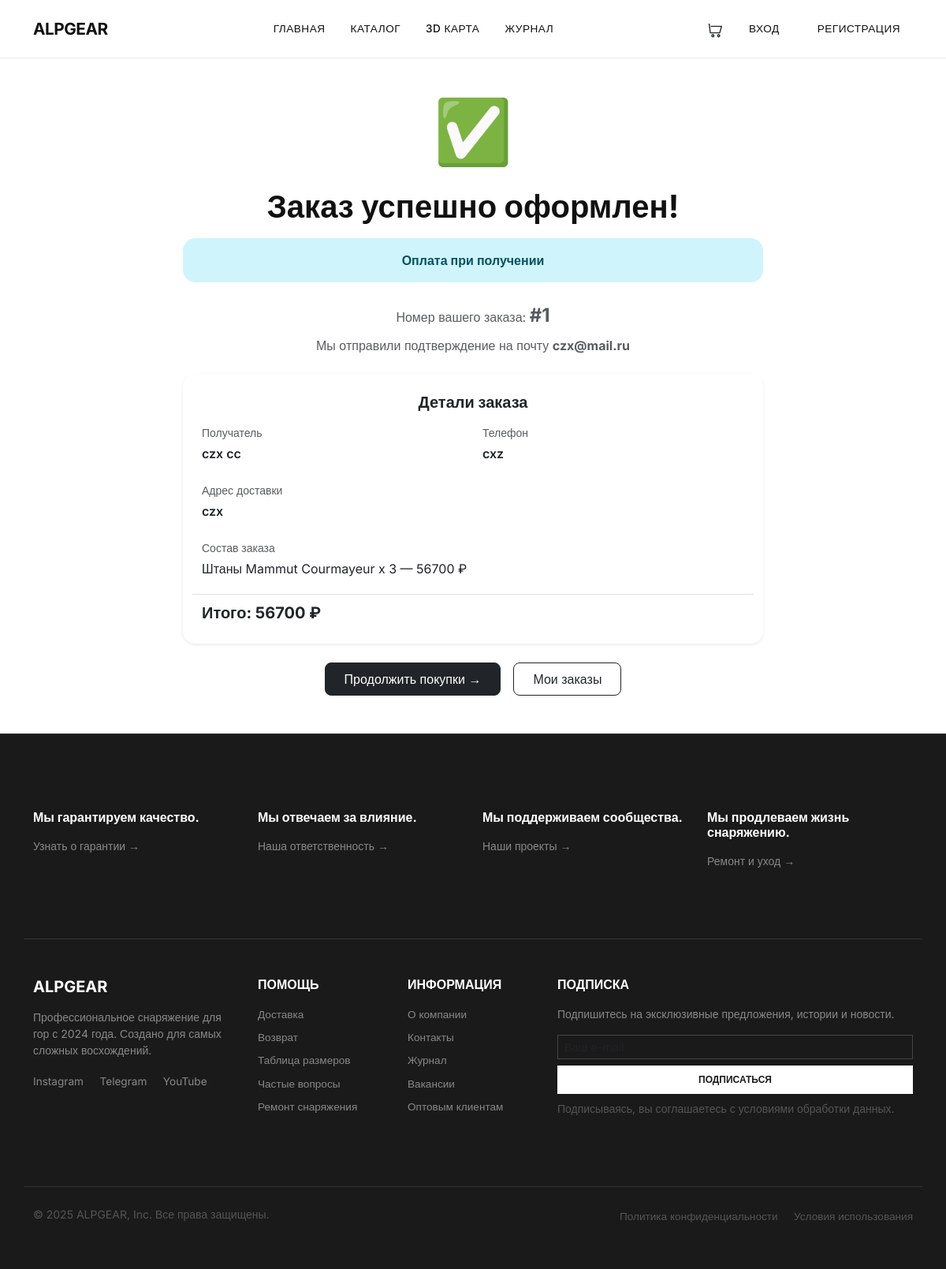
Screenshot of /orders/success/1/ with the database file from the repository.
### orders/models.py (models this page shows, shortened)
class Order(models.Model):
    class PaymentStatus(models.TextChoices):
        UNPAID = 'unpaid', 'Не оплачено'
        PAID = 'paid', 'Оплачено'
    class Status(models.TextChoices):
        PENDING = 'pending', 'Ожидает оплаты'
        NEW = 'new', 'Новый'
        PROCESSING = 'processing', 'В обработке'
        SHIPPED = 'shipped', 'Отправлен'
        DELIVERED = 'delivered', 'Доставлен'
        CANCELED = 'canceled', 'Отменён'
    DELIVERY_METHOD = [
        ('courier', 'Курьер'),
        ('pickup', 'Самовывоз'),
        ('post', 'Почта'),
    ]
    PAYMENT_METHOD = [
        ('card', 'Банковская карта'),
        ('cash', 'Наличные'),
        ('online', 'Онлайн оплата (ЮMoney)'),
    ]
    first_name = models.CharField(max_length=50, verbose_name='Имя')
    last_name = models.CharField(max_length=50, verbose_name='Фамилия')
    email = models.EmailField(verbose_name='Email')
    phone = models.CharField(max_length=20, verbose_name='Телефон')
    address = models.TextField(verbose_name='Адрес')
    comment = models.TextField(blank=True, verbose_name='Комментарий')
    delivery_method = models.CharField(max_length=50, choices=DELIVERY_METHOD, default='courier', verbose_name='Способ доставки')
    payment_method = models.CharField(max_length=50, choices=PAYMENT_METHOD, default='cash', verbose_name='Способ оплаты')
    status = models.CharField(max_length=20, choices=Status.choices, default=Status.NEW, verbose_name='Статус')
    payment_status = models.CharField(max_length=20, choices=PaymentStatus.choices, default=PaymentStatus.UNPAID, verbose_name='Статус оплаты')
    created = models.DateTimeField(auto_now_add=True, verbose_name='Создан')
    updated = models.DateTimeField(auto_now=True, verbose_name='Обновлён')
    is_paid = models.BooleanField(default=False, verbose_name='Оплачен')
    paid_at = models.DateTimeField(null=True, blank=True, verbose_name='Дата оплаты')
    user = models.ForeignKey(settings.AUTH_USER_MODEL,on_delete=models.SET_NULL,null=True,blank=True,related_name='orders',verbose_name='Пользователь')
    discount_amount = models.DecimalField(max_digits=10, decimal_places=2, default=0, verbose_name='Сумма скидки')
    total_price = models.DecimalField(max_digits=10, decimal_places=2, default=0)
    class Meta:
        verbose_name = 'Заказ'
        verbose_name_plural = 'Заказы'
        ordering = ['-created']
    def get_total_cost(self):
        return sum(item.get_cost() for item in self.items.all())

class OrderItem(models.Model):
    order = models.ForeignKey(Order, related_name='items', on_delete=models.CASCADE, verbose_name='Заказ')
    product = models.ForeignKey(Product, related_name='order_items', on_delete=models.CASCADE, verbose_name='Товар')
    price = models.DecimalField(max_digits=10, decimal_places=2, verbose_name='Цена')
    quantity = models.PositiveIntegerField(default=1, verbose_name='Количество')
    def get_cost(self):
        return self.price * self.quantity

### shop/models.py (models this page shows, shortened)
class Product(models.Model):
    category = models.ForeignKey(
        Category,
        on_delete=models.CASCADE,
        related_name='products',
        verbose_name='Категория'
    )
    name = models.CharField(max_length=200, verbose_name='Название')
    slug = models.SlugField(max_length=200, unique=True, verbose_name='URL')
    image = models.ImageField(upload_to='products/%Y/%m/%d/', blank=True, verbose_name='Изображение')
    description = models.TextField(blank=True, verbose_name='Описание')
    price = models.DecimalField(max_digits=10, decimal_places=2, verbose_name='Цена')
    available = models.BooleanField(default=True, verbose_name='Доступен')
    created = models.DateTimeField(auto_now_add=True, verbose_name='Создан')
    updated = models.DateTimeField(auto_now=True, verbose_name='Обновлён')
    stock = models.PositiveIntegerField(default=0, verbose_name='Остаток на складе')
    class Meta:
        verbose_name = 'Товар'
        verbose_name_plural = 'Товары'
        ordering = ['-created']
        indexes = [
            models.Index(fields=['id', 'slug']),
        ]
    brand = models.CharField(max_length=100, blank=True, verbose_name='Бренд')
    weight = models.DecimalField(max_digits=8, decimal_places=2, null=True, blank=True, verbose_name='Вес (г)')
    material = models.CharField(max_length=100, blank=True, verbose_name='Материал')
    difficulty_level = models.CharField(
        max_length=20,
        choices=[
            ('beginner', 'Начинающий'),
            ('intermediate', 'Средний'),
            ('advanced', 'Профессиональный'),
            ('expert', 'Экспертный'),
        ],
        blank=True,
        verbose_name='Уровень'
    )
    class Meta:
        verbose_name = 'Товар'
        verbose_name_plural = 'Товары'
        ordering = ['-created']
        indexes = [
            models.Index(fields=['id', 'slug']),
            models.Index(fields=['brand']),  # для быстрого поиска по бренду
            models.Index(fields=['price']),  # для сортировки по цене
        ]
    weight = models.DecimalField(max_digits=8, decimal_places=2, null=True, blank=True, verbose_name='Вес (г)')
    material = models.CharField(max_length=100, blank=True, verbose_name='Материал')
    STRENGTH_CLASS = [
        ('basic', 'Базовый'),
        ('intermediate', 'Средний'),
        ('professional', 'Профессиональный'),
        ('expert', 'Экспертный'),
    ]
    strength_class = models.CharField(max_length=20, choices=STRENGTH_CLASS, blank=True, verbose_name='Класс прочности')
    CLASP_TYPE = [
        ('screw', 'Винтовая муфта'),
        ('auto', 'Автомуфта'),
        ('bayonet', 'Байонетная'),
        ('none', 'Без муфты'),
    ]
    clasp_type = models.CharField(max_length=20, choices=CLASP_TYPE, blank=True, verbose_name='Тип застёжки')
    temp_min = models.IntegerField(null=True, blank=True, verbose_name='Мин. температура (°C)')
    temp_max = models.IntegerField(null=True, blank=True, verbose_name='Макс. температура (°C)')
    length = models.IntegerField(null=True, blank=True, verbose_name='Длина (см)')
    load_capacity = models.IntegerField(null=True, blank=True, verbose_name='Грузоподъёмность (кг)')

### orders/views.py (the view)
# urls.py: path('success/<int:order_id>/', views.order_success, name='order_success'),
def order_success(request, order_id):
    order = get_object_or_404(Order, id=order_id)
    return render(request, 'orders/success.html', {'order': order})

### cart/cart.py (called while the page is built)
    def __len__(self):
        return sum(item['quantity'] for item in self.cart.values())

### cart/context_processors.py (called while the page is built)
def cart(request):
    return {'cart': Cart(request)}

### templates/orders/success.html (shortened to what this page needs)
{% extends "base.html" %}
{% load static %}
{% block content %}
<div class="container py-5">
    <div class="row justify-content-center">
        <div class="col-md-8 text-center">
            <div class="mb-4">
                <div class="display-1 text-success">✅</div>
            </div>
            <h1 class="fw-bold mb-3">Заказ успешно оформлен!</h1>
            {% if order.is_paid %}
            <div class="alert alert-success border-0 rounded-4 mb-4">
                <div class="d-flex align-items-center justify-content-center gap-2">
                    <svg width="24" height="24" viewBox="0 0 24 24" fill="none" stroke="currentColor" stroke-width="2">
                        <path d="M20 6L9 17l-5-5"/>
                    </svg>
                    <span class="fw-semibold">Оплата прошла успешно!</span>
                </div>
            </div>
            {% else %}
            <div class="alert alert-info border-0 rounded-4 mb-4">
                <span class="fw-semibold">Оплата при получении</span>
            </div>
            {% endif %}
            <p class="text-muted mb-2">Номер вашего заказа: <strong class="fs-4">#{{ order.id }}</strong></p>
            <p class="text-muted mb-4">Мы отправили подтверждение на почту <strong>{{ order.email }}</strong></p>
            <div class="card border-0 shadow-sm rounded-4 mb-4">
                <div class="card-body p-4">
                    <h5 class="fw-bold mb-3">Детали заказа</h5>
                    <div class="row">
                        <div class="col-md-6 text-start">
                            <p class="small text-muted mb-1">Получатель</p>
                            <p class="fw-semibold">{{ order.first_name }} {{ order.last_name }}</p>
                        </div>
                        <div class="col-md-6 text-start">
                            <p class="small text-muted mb-1">Телефон</p>
                            <p class="fw-semibold">{{ order.phone }}</p>
                        </div>
                        <div class="col-12 text-start mt-2">
                            <p class="small text-muted mb-1">Адрес доставки</p>
                            <p class="fw-semibold">{{ order.address }}</p>
                        </div>
                        <div class="col-12 text-start mt-2">
                            <p class="small text-muted mb-1">Состав заказа</p>
                            {% for item in order.items.all %}
                            <p class="mb-1">{{ item.product.name }} x {{ item.quantity }} — {{ item.get_cost|floatformat:0 }} ₽</p>
                            {% endfor %}
                        </div>
                        <div class="col-12 text-start mt-3 pt-2 border-top">
                            <p class="fw-bold fs-5 mb-0">Итого: {{ order.get_total_cost|floatformat:0 }} ₽</p>
                        </div>
                    </div>
                </div>
            </div>
            <div class="d-flex gap-3 justify-content-center">
                <a href="{% url 'shop:product_list' %}" class="btn btn-dark rounded-3 px-4 py-2">Продолжить покупки →</a>
                <a href="{% url 'accounts:profile' %}" class="btn btn-outline-dark rounded-3 px-4 py-2">Мои заказы</a>
            </div>
        </div>
    </div>
</div>
{% endblock %}

### static/css/style.css (style rules this page uses)
:root { --white: #ffffff; --black: #111111; --gray: #666666; --light-gray: #f5f5f5; --border: #e8e8e8; --gold: #c9a03d; }
body { font-family: 'Inter', sans-serif; background: var(--white); color: var(--black); }

### templates/base.html (style rules this page uses)
body { font-family: 'Inter', sans-serif; background: #ffffff; }

### rows the page displays
Order: id "1", email "czx@mail.ru", first_name "czx", last_name "cc", phone "cxz", address "czx", get_total_cost "56700"
OrderItem: product.name "Штаны Mammut Courmayeur", quantity "3", get_cost "56700"
